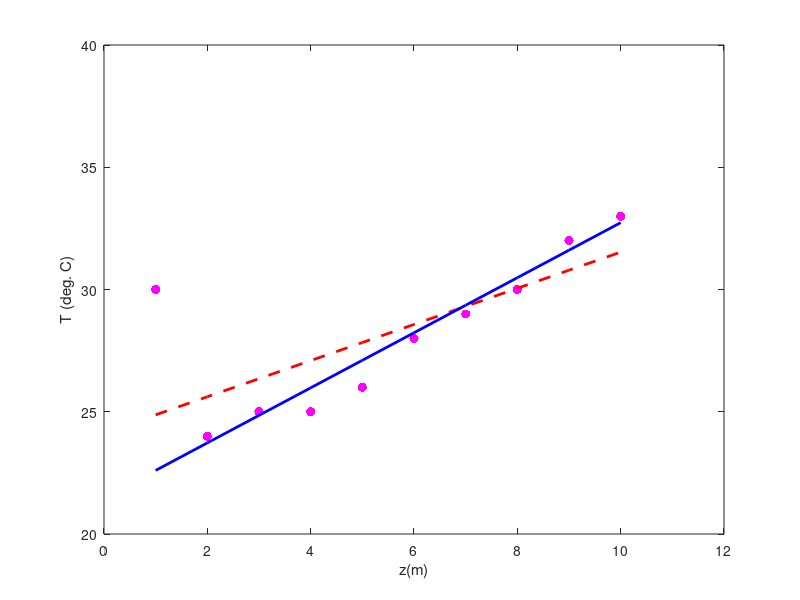

The MATLAB source for this figure:
clc
clear
close all

z = [1 2 3 4 5 6 7 8 9 10];
T = [30 24 25 25 26 28 29 30 32 33];
n = length(z);

plot (z,T,'.m','markersize',20);
axis([0 12 20 40]);
xlabel('z(m)');
ylabel('T (deg. C)');
hold on

g = [1 1 1 1 1 1 1 1 1 1 ; 1 2 3 4 5 6 7 8 9 10];
G = g';
d = T';
m = inv(G'*G)*(G'*d);
dcal = G*m;
plot(z,dcal,'r--','LineWidth',2);
hold on

s = [1 .1 .2 .2 .3 .1 .2 .2 .1 .3];
v = zeros(n:n);
v = diag(s.^2);
W = inv(v');
m = inv(G' * W * G)*(G' * W * d);
dw = G*m;
plot(z,dw,'b','LineWidth',2);
